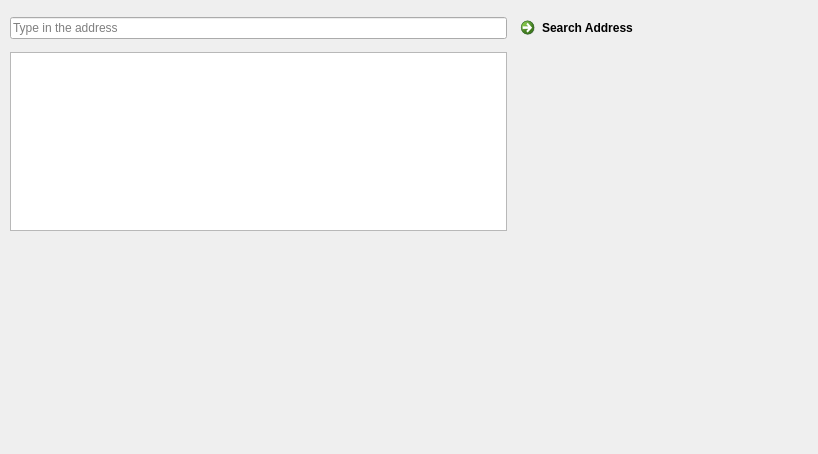
<?xml version="1.0" encoding="UTF-8"?>
<ui version="4.0">
 <class>Form</class>
 <widget class="QWidget" name="Form">
  <property name="geometry">
   <rect>
    <x>0</x>
    <y>0</y>
    <width>818</width>
    <height>454</height>
   </rect>
  </property>
  <property name="windowTitle">
   <string>Form</string>
  </property>
  <widget class="QWidget" name="layoutWidget">
   <property name="geometry">
    <rect>
     <x>10</x>
     <y>10</y>
     <width>671</width>
     <height>221</height>
    </rect>
   </property>
   <layout class="QGridLayout" name="gridLayout">
    <item row="0" column="0">
     <widget class="QgsFilterLineEdit" name="addres_text_box">
      <property name="text">
       <string/>
      </property>
      <property name="placeholderText">
       <string>Type in the address</string>
      </property>
      <property name="qgisRelation" stdset="0">
       <string notr="true"/>
      </property>
     </widget>
    </item>
    <item row="0" column="1">
     <widget class="QCommandLinkButton" name="search_address_button">
      <property name="text">
       <string>Search Address</string>
      </property>
     </widget>
    </item>
    <item row="1" column="0">
     <widget class="QListWidget" name="response_list"/>
    </item>
   </layout>
  </widget>
 </widget>
 <customwidgets>
  <customwidget>
   <class>QgsFilterLineEdit</class>
   <extends>QLineEdit</extends>
   <header>qgsfilterlineedit.h</header>
  </customwidget>
 </customwidgets>
 <resources/>
 <connections/>
</ui>
